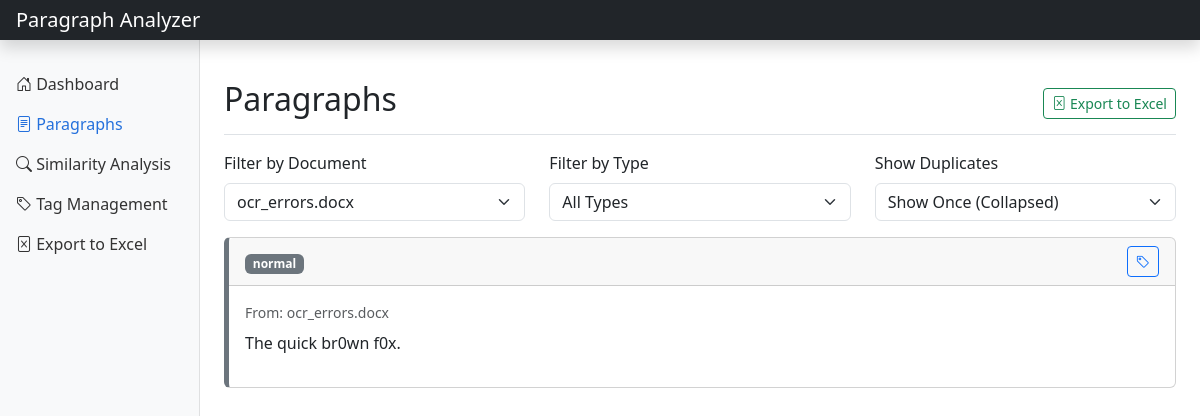
/paragraphs?document_id=29, run on the app's committed database.
### tables this page shows
CREATE TABLE paragraphs (
                id INTEGER PRIMARY KEY AUTOINCREMENT,
                content TEXT NOT NULL,
                document_id INTEGER NOT NULL,
                paragraph_type TEXT NOT NULL,
                position INTEGER NOT NULL,
                header_content TEXT,
                FOREIGN KEY (document_id) REFERENCES documents (id) ON DELETE CASCADE
            );

CREATE TABLE documents (
                id INTEGER PRIMARY KEY AUTOINCREMENT,
                filename TEXT NOT NULL,
                file_type TEXT NOT NULL,
                file_path TEXT NOT NULL,
                upload_date TEXT NOT NULL
            );

### app.py (the view)
@app.route('/paragraphs')
def view_paragraphs():
    document_id = request.args.get('document_id', type=int)
    show_all_duplicates = request.args.get('show_all_duplicates', type=int, default=0)
    collapse_duplicates = not (document_id is not None or show_all_duplicates == 1)
    paragraphs = db_manager.get_paragraphs(document_id, collapse_duplicates=collapse_duplicates)
    documents = db_manager.get_documents()
    tags = db_manager.get_tags()
    return render_template(
        'paragraphs.html',
        paragraphs=paragraphs,
        documents=documents,
        tags=tags,
        selected_document=document_id,
        show_all_duplicates=show_all_duplicates
    )

### database_manager.py (called while the page is built)
    def get_documents(self) -> List[Dict]:
        self.logger.info("Retrieving all documents")
        try:
            conn = sqlite3.connect(self.db_path)
            conn.row_factory = sqlite3.Row
            cursor = conn.cursor()
            cursor.execute('SELECT * FROM documents ORDER BY upload_date DESC')
            rows = cursor.fetchall()
            documents = [dict(row) for row in rows]
            conn.close()
            self.logger.info(f"Retrieved {len(documents)} documents")
            return documents
        except Exception as e:
            self.logger.error(f"Error retrieving documents: {str(e)}", exc_info=True)
            return []

    def get_tags(self) -> List[Dict]:
        self.logger.info("Retrieving all tags")
        try:
            conn = sqlite3.connect(self.db_path)
            conn.row_factory = sqlite3.Row
            cursor = conn.cursor()
            cursor.execute('SELECT * FROM tags')
            rows = cursor.fetchall()
            tags = [dict(row) for row in rows]
            conn.close()
            self.logger.info(f"Retrieved {len(tags)} tags")
            return tags
        except Exception as e:
            self.logger.error(f"Error retrieving tags: {str(e)}", exc_info=True)
            return []

### templates/paragraphs.html (shortened to what this page needs)
{% extends 'base.html' %}
{% block content %}
    <div class="d-flex justify-content-between flex-wrap flex-md-nowrap align-items-center pt-3 pb-2 mb-3 border-bottom">
        <h1 class="h2">Paragraphs</h1>
        <div class="btn-toolbar mb-2 mb-md-0">
            <a href="/export" class="btn btn-sm btn-outline-success">
                <i class="bi bi-file-excel"></i> Export to Excel
            </a>
        </div>
    </div>
    <div class="row mb-3">
        <div class="col-md-4">
            <label for="documentFilter" class="form-label">Filter by Document</label>
            <select class="form-select" id="documentFilter" onchange="filterByDocument(this.value)">
                {% for doc in documents %}
                    <option value="{{ doc.id }}" {% if selected_document == doc.id %}selected{% endif %}>{{ doc.filename }}</option>
                {% endfor %}
            </select>
        </div>
        <div class="col-md-4">
            <label for="paragraphTypeFilter" class="form-label">Filter by Type</label>
            <select class="form-select" id="paragraphTypeFilter" onchange="filterByType(this.value)">
                <option value="">All Types</option>
            </select>
        </div>
        <div class="col-md-4">
            <label for="duplicateFilter" class="form-label">Show Duplicates</label>
            <select class="form-select" id="duplicateFilter" onchange="filterByDuplicates(this.value)">
                <option value="collapsed" {% if not show_all_duplicates %}selected{% endif %}>Show Once (Collapsed)</option>
            </select>
        </div>
    </div>
    <div class="row">
        <div class="col-md-12">
            {% if paragraphs %}
                <div id="paragraphsList">
                    {% for para in paragraphs %}
                        <div class="card paragraph-card {{ para.paragraph_type }}" data-type="{{ para.paragraph_type }}" data-id="{{ para.id }}">
                            <div class="card-header d-flex justify-content-between align-items-center">
                                <div>
                                    <span class="badge bg-secondary">{{ para.paragraph_type }}</span>
                                </div>
                                <div class="paragraph-tags">
                                    <button class="btn btn-sm btn-outline-primary" onclick="showTagModal({{ para.id }})">
                                        <i class="bi bi-tag"></i>
                                    </button>
                                </div>
                            </div>
                            <div class="card-body">
                                {% if para.appears_in_multiple %}
                                    <div class="document-references mb-3">
                                        <p class="text-muted mb-1"><i class="bi bi-files"></i> Appears in:</p>
                                        <div class="d-flex flex-wrap gap-2">
                                            {% for filename in para.document_references %}
                                                <span class="badge bg-info">{{ filename }}</span>
                                            {% endfor %}
                                        </div>
                                    </div>
                                {% else %}
                                    <small class="text-muted mb-2 d-block">From: {{ para.filename }}</small>
                                {% endif %}
                                {% if para.paragraph_type == 'table' %}
                                    <pre class="table-content">{{ para.content }}</pre>
                                {% else %}
                                    <p>{{ para.content }}</p>
                                {% endif %}
                            </div>
                        </div>
                    {% endfor %}
                </div>
            {% else %}
                <div class="alert alert-info">
                    No paragraphs found. Please upload some documents first.
                </div>
            {% endif %}
        </div>
    </div>
{% endblock %}

### static/custom.css (style rules this page uses)
.paragraph-card { margin-bottom: 1rem; border-left: 5px solid #6c757d; }

### data on the page
paragraphs: paragraph_type "normal", filename "ocr_errors.docx", content "The quick br0wn f0x."

### other printed values
form field value "ocr_errors.docx"
